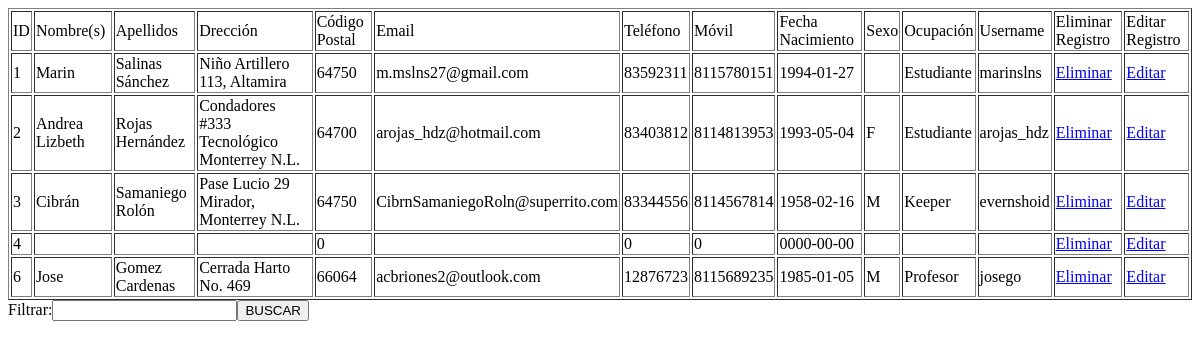
Page /reportes/action/cliente.php on the earlier database version.
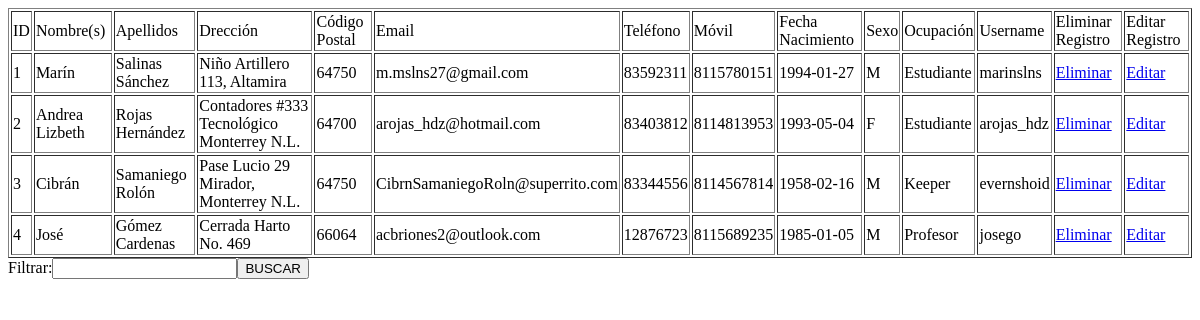
Same page on the later database version.
### tables this page shows
CREATE TABLE IF NOT EXISTS `clientes` (
  `idclientes` int(11) NOT NULL AUTO_INCREMENT,
  `clientesNombre` varchar(45) NOT NULL,
  `clientesApellido` varchar(45) NOT NULL,
  `clientesDireccion` varchar(60) NOT NULL,
  `clientesCP` int(11) NOT NULL,
  `clientesEmail` varchar(45) NOT NULL,
  `clientesTelefono` bigint(20) NOT NULL,
  `clientesUsername` varchar(45) NOT NULL,
  `clientesPassword` varchar(45) NOT NULL,
  `clientesCelular` bigint(20) NOT NULL,
  `clientesOcupacion` varchar(45) NOT NULL,
  `clientesNacimiento` date NOT NULL,
  `clientesSexo` varchar(15) NOT NULL,
  `clientesPrivilegio` int(1) NOT NULL DEFAULT '1',
  PRIMARY KEY (`idclientes`),
  UNIQUE KEY `idclientes_UNIQUE` (`idclientes`),
  UNIQUE KEY `clientesUsername_UNIQUE` (`clientesUsername`)
);

### reportes/lib/reportes_lib.php (called while the page is built, shortened)
<?php
function cliente_list()
{
	$sql= "SELECT *
	FROM  clientes " ;
	 	$cliente= array();
		$result= mysql_query($sql);
		$i= 0;
		while ($row=mysql_fetch_object($result)){
			$cliente[$i]= $row;
			$i++;
		}
		return $cliente;
}
?>

### reportes/view/rep_cliente.php (the view)
<?php
function lista_cliente ($cliente) {
echo "<table border=1 alling='center'>";
echo "<tr>";
echo "<td>ID</td>";
echo "<td>Nombre(s)</td>";
echo "<td>Apellidos</td>";
echo "<td>Drecci&oacute;n</td>";
echo "<td>C&oacute;digo Postal</td>";
echo "<td>Email</td>";
echo "<td>Tel&eacute;fono</td>";
echo "<td>M&oacute;vil</td>";
echo "<td>Fecha Nacimiento</td>";
echo "<td>Sexo</td>";
echo "<td>Ocupaci&oacute;n</td>";
echo "<td>Username</td>";
echo "<td>Eliminar Registro</td>";
echo "<td>Editar Registro</td>";
echo "</tr>";
foreach ($cliente as $key => $client) {
echo "<tr>";
echo "<td>".$client->idclientes."</td>";
echo "<td>".$client->clientesNombre."</td>";
echo "<td>".$client->clientesApellido."</td>";
echo "<td>".$client->clientesDireccion."</td>";
echo "<td>".$client->clientesCP."</td>";
echo "<td>".$client->clientesEmail."</td>";
echo "<td>".$client->clientesTelefono."</td>";
echo "<td>".$client->clientesCelular."</td>";
echo "<td>".$client->clientesNacimiento."</td>";
echo "<td>".$client->clientesSexo."</td>";
echo "<td>".$client->clientesOcupacion."</td>";
echo "<td>".$client->clientesUsername."</td>";
echo "<td>"."<a href=del_cliente.php?id=".$client->idclientes.">Eliminar</a></td> ";
echo "<td>"."<a href=../../formupdate/view/edit_clienteRep.php?id=".$client->idclientes.">Editar</a></td> ";
echo "</tr>";
}
echo "</table>";
}
function form_fliterCliente(){
echo "<form action='../action/filtro_cliente.php' method='post'>";
echo "Filtrar:";
echo "<input type= 'text' id='info' name='info'>";
echo "<input type= 'submit'  value='BUSCAR' >";
echo "</form>";
}
?>

Differences in the rows shown:
removed clientes: idclientes "6", clientesNombre "Jose", clientesApellido "Gomez Cardenas", clientesDireccion "Cerrada Harto No. 469", clientesCP "66064", clientesEmail "acbriones2@outlook.com", clientesTelefono "12876723", clientesCelular "8115689235", clientesNacimiento "1985-01-05", clientesSexo "M", clientesOcupacion "Profesor", clientesUsername "josego"
changed clientes "Salinas Sánchez": clientesNombre "Marin" → "Marín"; clientesSexo (not shown) → "M"
changed clientes "Andrea Lizbeth": clientesDireccion "Condadores #333 Tecnológico Monterrey N.L." → "Contadores #333 Tecnológico Monterrey N.L."
changed clientes id 4: clientesNombre (not shown) → "José"; clientesApellido (not shown) → "Gómez Cardenas"; clientesDireccion (not shown) → "Cerrada Harto No. 469"; clientesCP "0" → "66064"; clientesEmail (not shown) → "acbriones2@outlook.com"; clientesTelefono "0" → "12876723"; clientesCelular "0" → "8115689235"; clientesNacimiento "0000-00-00" → "1985-01-05"; clientesSexo (not shown) → "M"; clientesOcupacion (not shown) → "Profesor"; clientesUsername (not shown) → "josego"
